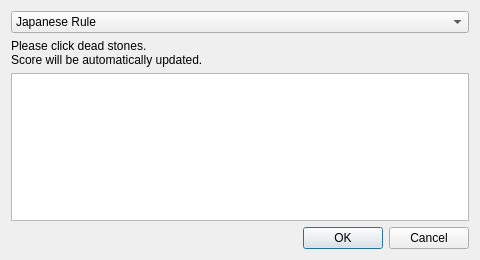
<?xml version="1.0" encoding="UTF-8"?>
<ui version="4.0">
 <class>CountTerritoryDialog</class>
 <widget class="QDialog" name="CountTerritoryDialog">
  <property name="geometry">
   <rect>
    <x>0</x>
    <y>0</y>
    <width>480</width>
    <height>260</height>
   </rect>
  </property>
  <property name="windowTitle">
   <string>Score</string>
  </property>
  <layout class="QVBoxLayout" name="verticalLayout">
   <item>
    <widget class="QComboBox" name="ruleComboBox">
     <property name="currentIndex">
      <number>0</number>
     </property>
     <item>
      <property name="text">
       <string>Japanese Rule</string>
      </property>
     </item>
     <item>
      <property name="text">
       <string>Chinese Rule</string>
      </property>
     </item>
    </widget>
   </item>
   <item>
    <widget class="QLabel" name="label">
     <property name="text">
      <string>Please click dead stones. 
Score will be automatically updated.</string>
     </property>
    </widget>
   </item>
   <item>
    <widget class="QPlainTextEdit" name="scoreTextEdit">
     <property name="readOnly">
      <bool>true</bool>
     </property>
    </widget>
   </item>
   <item>
    <widget class="QDialogButtonBox" name="buttonBox">
     <property name="orientation">
      <enum>Qt::Horizontal</enum>
     </property>
     <property name="standardButtons">
      <set>QDialogButtonBox::Cancel|QDialogButtonBox::Ok</set>
     </property>
    </widget>
   </item>
  </layout>
 </widget>
 <tabstops>
  <tabstop>ruleComboBox</tabstop>
  <tabstop>scoreTextEdit</tabstop>
  <tabstop>buttonBox</tabstop>
 </tabstops>
 <resources/>
 <connections>
  <connection>
   <sender>buttonBox</sender>
   <signal>accepted()</signal>
   <receiver>CountTerritoryDialog</receiver>
   <slot>accept()</slot>
   <hints>
    <hint type="sourcelabel">
     <x>248</x>
     <y>254</y>
    </hint>
    <hint type="destinationlabel">
     <x>157</x>
     <y>274</y>
    </hint>
   </hints>
  </connection>
  <connection>
   <sender>buttonBox</sender>
   <signal>rejected()</signal>
   <receiver>CountTerritoryDialog</receiver>
   <slot>reject()</slot>
   <hints>
    <hint type="sourcelabel">
     <x>316</x>
     <y>260</y>
    </hint>
    <hint type="destinationlabel">
     <x>286</x>
     <y>274</y>
    </hint>
   </hints>
  </connection>
 </connections>
</ui>
